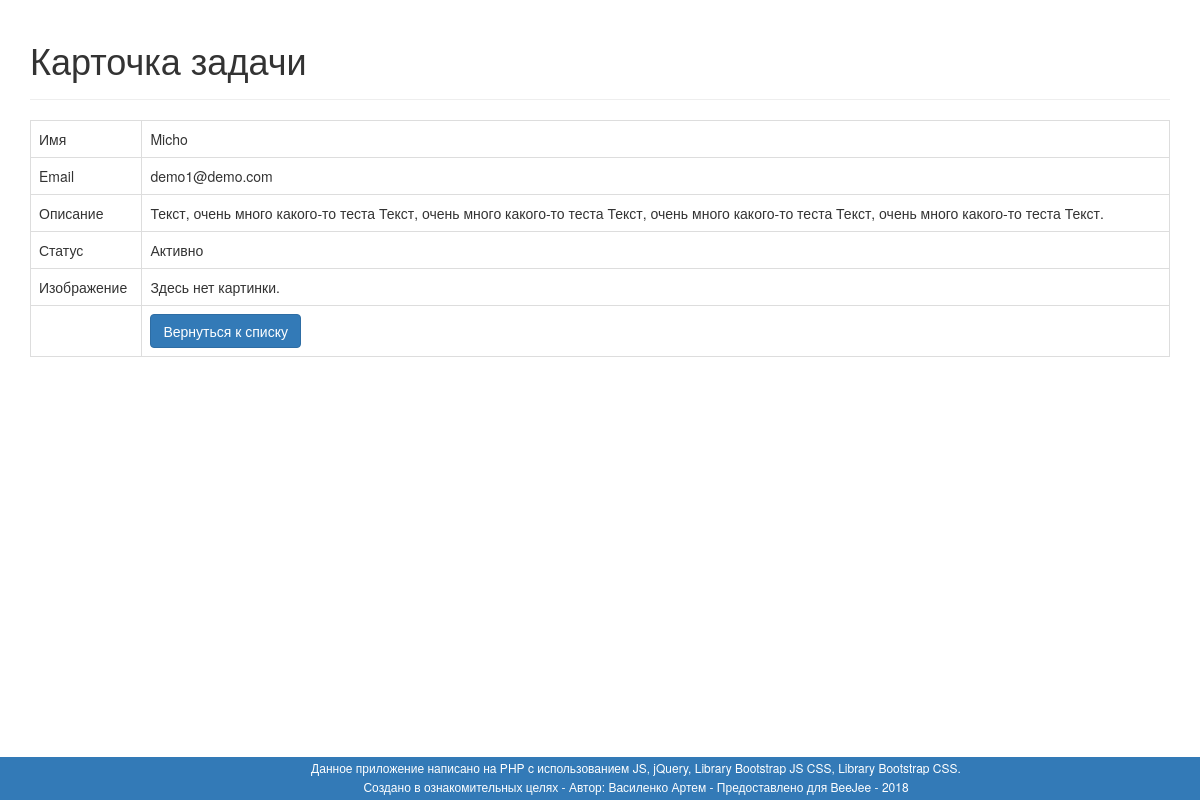
/read_one.php?id=1, run on the app's committed database.
### tables this page shows
CREATE TABLE IF NOT EXISTS `tasks` (
  `id` int(10) NOT NULL AUTO_INCREMENT,
  `name` varchar(128) NOT NULL,
  `email` varchar(128) NOT NULL,
  `description` text NOT NULL,
  `value` varchar(10) NOT NULL,
  `image` varchar(200) NOT NULL,
  PRIMARY KEY (`id`)
);

### read_one.php (the view, shortened to what this page needs)
<!DOCTYPE HTML>
<html>
<head>
    <link rel="stylesheet" href="css/bootstrap.min.css" />
	<link rel="stylesheet" href="css/style.css" />
</head>
<body>
    <div class="container">
        <div class="page-header">
            <h1>Карточка задачи</h1>
        </div>
    <?php
    include 'config/database.php';
    $id=isset($_GET['id']) ? $_GET['id'] : die('ERROR: Record ID not found.');
    try {
	$query = "SELECT id, name, email, description, value, image FROM tasks WHERE id = ? LIMIT 0,1";
    $stmt = $con->prepare( $query );
    $stmt->bindParam(1, $id);
    $stmt->execute();
    $row = $stmt->fetch(PDO::FETCH_ASSOC);
    $name = $row['name'];
	$email = $row['email'];
    $description = $row['description'];
    $value = $row['value'];
	$image = htmlspecialchars($row['image'], ENT_QUOTES);
    }
    catch(PDOException $exception){
    die('ERROR: ' . $exception->getMessage());
    }
    ?>
    <table class='table table-hover table-responsive table-bordered'>
        <tr>
            <td>Имя</td>
            <td><?php echo htmlspecialchars($name, ENT_QUOTES);  ?></td>
        </tr>
    	    <tr>
            <td>Email</td>
            <td><?php echo htmlspecialchars($email, ENT_QUOTES);  ?></td>
        </tr>
        <tr>
            <td>Описание</td>
            <td><?php echo htmlspecialchars($description, ENT_QUOTES);  ?></td>
        </tr>
        <tr>
            <td>Статус</td>
            <td><?php echo htmlspecialchars($value, ENT_QUOTES);  ?></td>
        </tr>
    	<tr>
            <td>Изображение</td>
            <td>
            <?php echo $image ? "<img src='uploads/{$image}' style='width:200px;' />" : "Здесь нет картинки.";  ?>
            </td>
        </tr>
        <tr>
            <td></td>
            <td>
            <a href='index.php' class='btn btn-primary'>Вернуться к списку</a>
            </td>
        </tr>
    </table>
    </div>
    <?php	include 'elements/footer.php'; ?>
</body>
</html>

### css/style.css (style rules this page uses)
body { height: 100%; margin: 0; padding: 0; overflow: hidden; }
.table-login-sel tr, td { border: 1px solid #ffffff; padding: 4px; }

### data on the page
tasks: name "Micho", email "demo1@demo.com", description "Текст, очень много какого-то теста Текст, очень много какого-то теста Текст, очень много какого-то теста Текст, очень много какого-то теста Текст.", value "Активно"
